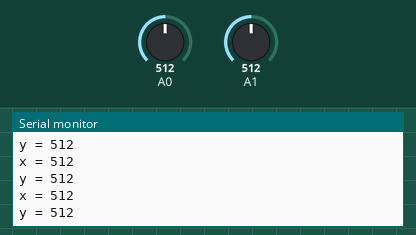
Simulated run of this sketch. Board: Arduino Uno, built with avr-gcc and run on an emulated ATmega328P. Shown: the last lines printed to the serial monitor. Inputs (shaded band) come from the test bench; at power-on: A0 = 512, A1 = 512.

Above: at 1.3 s.
1.4 s: A0 set to 716
At 1.81 s:
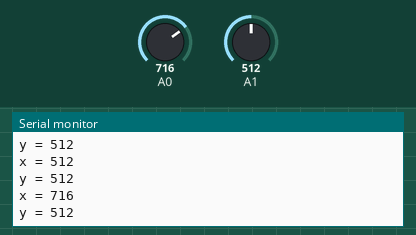
2.9 s: A1 set to 716
At 3.31 s:
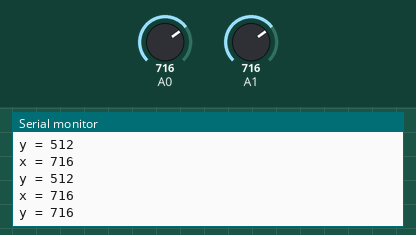
4.4 s: A0 set to 900
At 4.82 s:
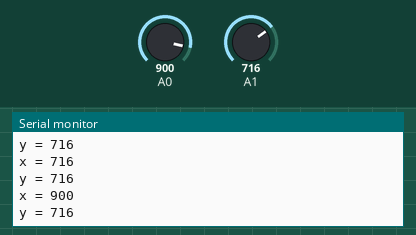
5.9 s: A1 set to 900
At 6.32 s:
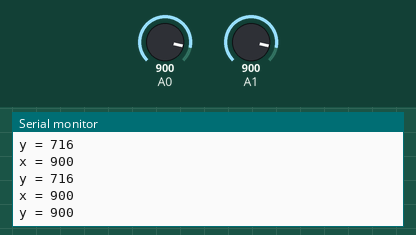
Timing chart, 0 to 8.4 s (numbered marks = the images above; inputs shaded):
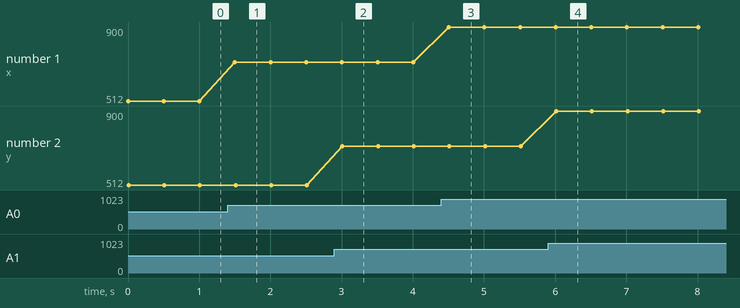

Measured:
- after the input at 1.4 s, the serial monitor: prints a new line after 0.10 s (image 1)
- after the input at 2.9 s, the serial monitor: prints a new line after 0.11 s (image 2)
- after the input at 4.4 s, the serial monitor: prints a new line after 0.11 s (image 3)
- after the input at 5.9 s, the serial monitor: prints a new line after 0.12 s (image 4)
- plotted number 1: 512 → 716 after the input at 1.4 s, 716 → 900 after the input at 4.4 s

The sketch:

joystickControl.ino
```cpp
void setup() {
  // put your setup code here, to run once:
  Serial.begin(9600);
}

void loop() {
  // put your main code here, to run repeatedly:
  int x=analogRead(A0);
  int y=analogRead(A1);

  Serial.print("x = ");
  Serial.print(x);
  Serial.print("\n");
  Serial.print("y = ");
  Serial.println(y);
  delay(500);
}
```
